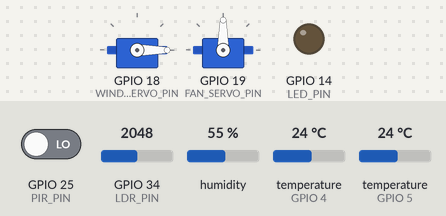
Bench run of a sketch on a simulated ESP32. Parts: 2 × servo, output pins drawn as LEDs (lit = HIGH). The inputs (shaded band) are chosen by the test bench; at power-on: GPIO 34 (LDR_PIN) = 2048, humidity 55 %, GPIO 25 (PIR_PIN) LOW, temperature (sensors on GPIO 4, GPIO 5) 24 °C. WiFi joins after 1.5 s; servers stay silent unless stated; no MQTT or app messages arrive unless stated; what the sketch prints to the serial monitor is not drawn.

Above: at 2.7 s.
2.8 s: GPIO 34 (LDR_PIN) set to 3731
4.3 s: GPIO 34 (LDR_PIN) set to 3829
At 6.1 s:
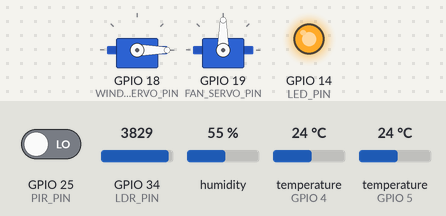
10.5 s: humidity set to 64 %
14.0 s: humidity set to 67 %
At 17.3 s:
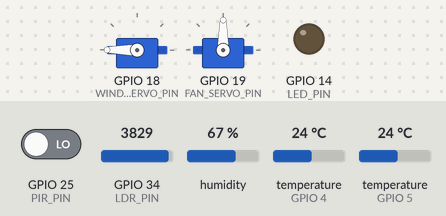
18.3 s: GPIO 25 (PIR_PIN) driven HIGH
At 20.0 s:
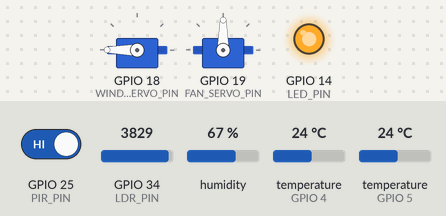
20.3 s: humidity set to 22 %
At 26.1 s:
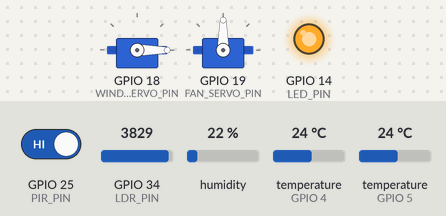
Timing chart, 0 to 27.3 s (numbered marks = the images above; inputs shaded):
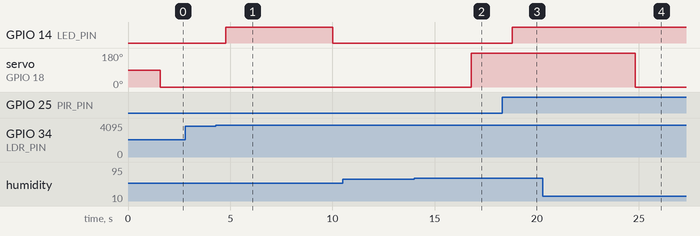

The sketch:

smart_home.ino
```cpp
#include <WiFi.h>
#include <PubSubClient.h>
#include <DHT.h>
#include <OneWire.h>
#include <DallasTemperature.h>
#include <ESP32Servo.h>

// --- Wi-Fi ---
const char* ssid = "LBEC3 2";      // Open network
const char* password = "";         // No password
const char* mqtt_server = "192.168.68.128";  // Replace with your broker's IP

WiFiClient espClient;
PubSubClient client(espClient);

// --- DHT22 Temperature & Humidity Sensor ---
#define DHTPIN 4
#define DHTTYPE DHT22
DHT dht(DHTPIN, DHTTYPE);

// --- DS18B20 External Temperature Sensor ---
#define DS18B20_PIN 5
OneWire oneWire(DS18B20_PIN);
DallasTemperature ds18b20(&oneWire);

// --- Light and Motion Sensors ---
#define LDR_PIN 34
#define PIR_PIN 25

// --- Servo Motors ---
Servo windowServo;
Servo fanServo;
#define WINDOW_SERVO_PIN 18
#define FAN_SERVO_PIN 19

// --- LED ---
#define LED_PIN 14
#define luxThreshold 300

unsigned long lastMotionTime = 0;
bool ledOn = false;

// --- Humidity Logic ---
unsigned long humidityStart = 0;
unsigned long fanHoldStart = 0;
bool fanHoldActive = false;

// --- Sensor Data ---
float tempIn = 0, humIn = 0, tempOut = 0;

void setup_wifi() {
  Serial.print("Connecting to ");
  Serial.println(ssid);
  WiFi.begin(ssid, password);
  while (WiFi.status() != WL_CONNECTED) {
    delay(500);
    Serial.print(".");
  }
  Serial.println("\nWiFi connected. IP address: ");
  Serial.println(WiFi.localIP());
}

void reconnect() {
  while (!client.connected()) {
    Serial.print("Connecting to MQTT...");
    if (client.connect("ESP32Climate")) {
      Serial.println("connected");
    } else {
      Serial.print("failed, rc=");
      Serial.print(client.state());
      delay(2000);
    }
  }
}

void setup() {
  Serial.begin(115200);
  setup_wifi();
  client.setServer(mqtt_server, 1883);

  dht.begin();
  ds18b20.begin();
  windowServo.attach(WINDOW_SERVO_PIN);
  fanServo.attach(FAN_SERVO_PIN);

  pinMode(LDR_PIN, INPUT);
  pinMode(PIR_PIN, INPUT);
  pinMode(LED_PIN, OUTPUT);
  analogWrite(LED_PIN, 0);
}

void loop() {
  if (!client.connected()) {
    reconnect();
  }
  client.loop();

  static unsigned long lastSensorRead = 0;
  unsigned long now = millis();

  if (now - lastSensorRead >= 2000) {
    tempIn = dht.readTemperature();
    humIn = dht.readHumidity();
    ds18b20.requestTemperatures();
    tempOut = ds18b20.getTempCByIndex(0);
    lastSensorRead = now;

    // Publish JSON to MQTT
    String payload = "{\"temp\":";
    payload += tempIn;
    payload += ",\"hum\":";
    payload += humIn;
    payload += ",\"lux\":";
    payload += 4095 - analogRead(LDR_PIN);
    payload += "}";

    client.publish("climate/data", payload.c_str());
    Serial.println("Published MQTT: " + payload);
  }

  int luxRaw = analogRead(LDR_PIN);
  int lux = 4095 - luxRaw;
  bool motionDetected = digitalRead(PIR_PIN);

  if (isnan(tempIn) || isnan(humIn) || tempOut == DEVICE_DISCONNECTED_C) {
    Serial.println("Sensor read error");
    return;
  }

  if (motionDetected) {
    lastMotionTime = now;
  }

  bool ledShouldBeOn = (lux < luxThreshold && (now - lastMotionTime <= 10000));
  analogWrite(LED_PIN, ledShouldBeOn ? 255 : 0);
  ledOn = ledShouldBeOn;

  // Humidity conditions
  if (humIn > 75) {
    if (humidityStart == 0) humidityStart = now;
    if ((now - humidityStart >= 15UL * 60 * 1000) && !fanHoldActive) {
      fanHoldActive = true;
      fanHoldStart = now;
    }
  } else {
    humidityStart = 0;
    if (humIn < 60) {
      fanHoldActive = false;
    }
  }

  // Fan logic
  if (((humIn > 70 || tempIn > 28) && (tempOut < 18 || tempOut > 24)) || fanHoldActive) {
    fanServo.write(0);
  } else {
    fanServo.write(90);
  }

  if (fanHoldActive && (now - fanHoldStart >= 30UL * 60 * 1000)) {
    fanHoldActive = false;
  }

  // Window logic
  if ((humIn > 65 || tempIn > 25) && (tempOut >= 18 && tempOut <= 24)) {
    windowServo.write(180);
  } else {
    windowServo.write(0);
  }

  // Debug Output
  Serial.println("Smart Climate Data:");
  Serial.print("Indoor Temp: ");
  Serial.print(tempIn); Serial.print("C, Hum: ");
  Serial.print(humIn); Serial.print("%, Outdoor Temp: ");
  Serial.println(tempOut);

  Serial.print("Lux: ");
  Serial.println(lux);
  Serial.print("Motion: ");
  Serial.println(motionDetected ? "YES" : "NO");

  Serial.print("LED: ");
  Serial.println(ledShouldBeOn ? "ON" : "OFF");
}
```

Measured:
- the behaviour switches between 3795 and 3796 on GPIO 34 (LDR_PIN) (found by bisection; images 0 and 1)
- the behaviour switches between 65 and 66 % on humidity (found by bisection; images 1 and 2)
- after the input at 4.3 s, GPIO 14 (LED_PIN): LOW → HIGH after 0.48 s, → LOW 5.2 s later
- after the input at 14.0 s, servo on GPIO 18 (WINDOW_SERVO_PIN): 0° → 180° after 2.8 s
- after the input at 18.3 s, GPIO 14 (LED_PIN): LOW → HIGH after 0.50 s
- after the input at 20.3 s, servo on GPIO 18 (WINDOW_SERVO_PIN): 180° → 0° after 4.5 s
